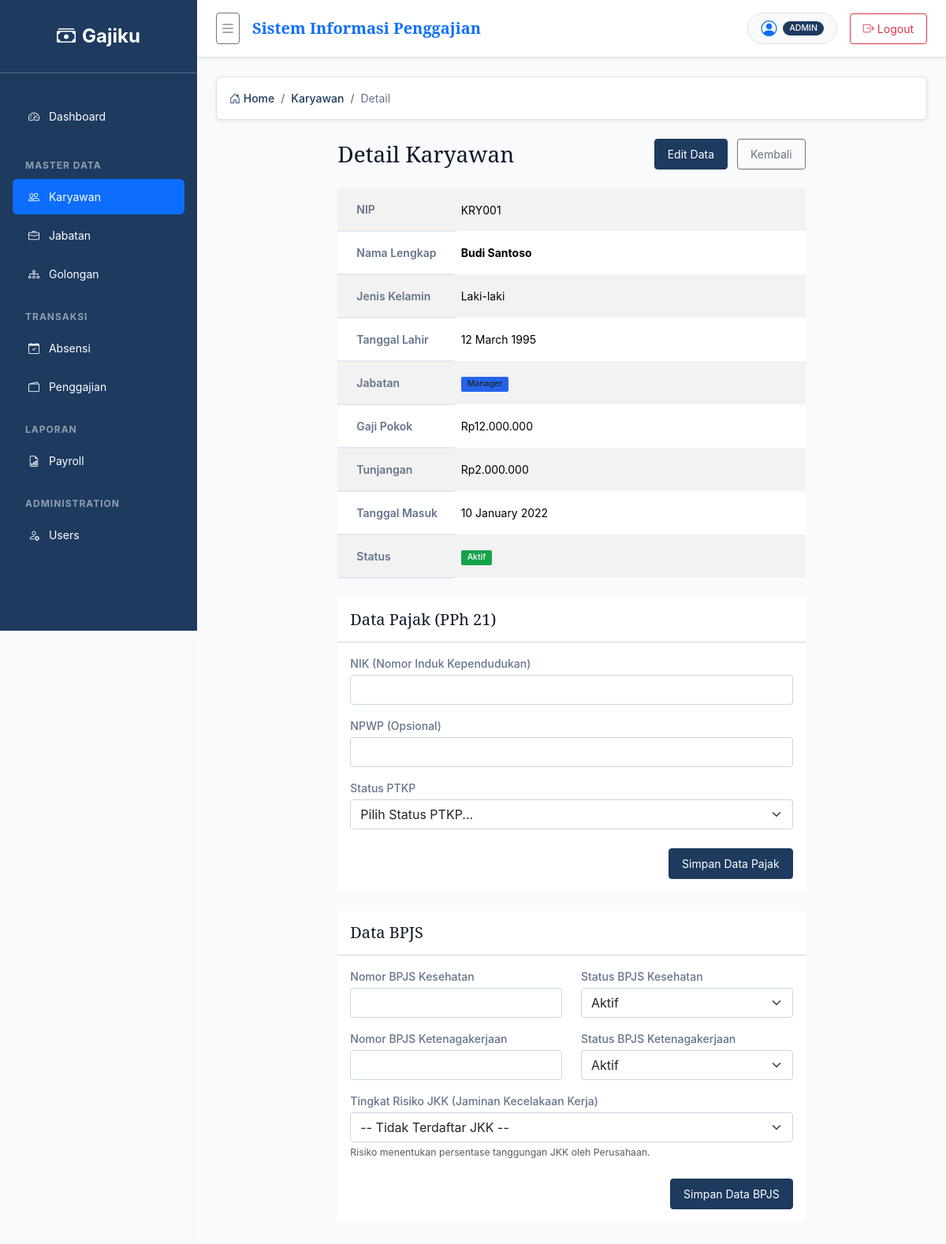
The page /?page=karyawan/detail&id=1 (signed in) on the database its author committed.
### tables this page shows
CREATE TABLE IF NOT EXISTS karyawan (
    id INT UNSIGNED AUTO_INCREMENT PRIMARY KEY,
    nip VARCHAR(30) NOT NULL UNIQUE,
    nama VARCHAR(100) NOT NULL,
    jenis_kelamin ENUM('L', 'P') NOT NULL,
    tanggal_lahir DATE NOT NULL,
    tanggal_masuk DATE NOT NULL,
    jabatan_id INT UNSIGNED NOT NULL,
    golongan_id INT UNSIGNED NOT NULL,
    status ENUM('Aktif', 'Nonaktif') NOT NULL DEFAULT 'Aktif',
    created_at TIMESTAMP NOT NULL DEFAULT CURRENT_TIMESTAMP,
    updated_at TIMESTAMP NOT NULL DEFAULT CURRENT_TIMESTAMP ON UPDATE CURRENT_TIMESTAMP,
    CONSTRAINT fk_karyawan_jabatan
        FOREIGN KEY (jabatan_id) REFERENCES jabatan(id)
        ON UPDATE CASCADE
        ON DELETE RESTRICT,
    CONSTRAINT fk_karyawan_golongan
        FOREIGN KEY (golongan_id) REFERENCES golongan(id)
        ON UPDATE CASCADE
        ON DELETE RESTRICT
);

CREATE TABLE IF NOT EXISTS jabatan (
    id INT UNSIGNED AUTO_INCREMENT PRIMARY KEY,
    nama_jabatan VARCHAR(100) NOT NULL,
    gaji_pokok DECIMAL(15,2) NOT NULL,
    tunjangan_default DECIMAL(15,2) NOT NULL DEFAULT 0,
    created_at TIMESTAMP NOT NULL DEFAULT CURRENT_TIMESTAMP,
    updated_at TIMESTAMP NOT NULL DEFAULT CURRENT_TIMESTAMP ON UPDATE CURRENT_TIMESTAMP
);

### app/includes/auth.php (called while the page is built, shortened)
<?php
function isAuthenticated(): bool
{
    return isset($_SESSION['user']) && is_array($_SESSION['user']);
}
function currentUser(): ?array
{
    return isAuthenticated() ? $_SESSION['user'] : null;
}

### app/includes/karyawan.php (called while the page is built, shortened)
<?php
function fetchKaryawanById(PDO $pdo, int $id): ?array
{
    $stmt = $pdo->prepare(
        'SELECT k.*, j.nama_jabatan, j.gaji_pokok, j.tunjangan_default
         FROM karyawan k
         LEFT JOIN jabatan j ON k.jabatan_id = j.id
         WHERE k.id = :id
         LIMIT 1'
    );
    $stmt->execute([':id' => $id]);
    $karyawan = $stmt->fetch();
    return $karyawan === false ? null : $karyawan;
}

### app/includes/jabatan.php (called while the page is built, shortened)
<?php
function formatCurrency(float $amount): string
{
    return 'Rp' . number_format($amount, 0, ',', '.');
}

### app/includes/pajak.php (called while the page is built, shortened)
<?php
function getTaxProfile(PDO $pdo, int $karyawanId): ?array {
    $stmt = $pdo->prepare('SELECT * FROM data_pajak_karyawan WHERE karyawan_id = ?');
    $stmt->execute([$karyawanId]);
    $result = $stmt->fetch(PDO::FETCH_ASSOC);
    return $result ?: null;
}

### app/pages/karyawan/detail.php (the view, shortened to what this page needs)
<?php
require_once dirname(__DIR__, 2) . '/includes/auth.php';
require_once dirname(__DIR__, 2) . '/includes/karyawan.php';
require_once dirname(__DIR__, 2) . '/includes/jabatan.php';
require_once dirname(__DIR__, 2) . '/includes/pajak.php';
$user = currentUser();
$id = filter_input(INPUT_GET, 'id', FILTER_VALIDATE_INT);
$pdo = getPDO();
$karyawan = fetchKaryawanById($pdo, $id);
$taxProfile = getTaxProfile($pdo, $id);
$stmtBpjs = $pdo->prepare('SELECT * FROM data_bpjs_karyawan WHERE karyawan_id = ?');
$stmtBpjs->execute([$id]);
$bpjsProfile = $stmtBpjs->fetch(PDO::FETCH_ASSOC);
?>
<div class="row justify-content-center">
    <div class="col-md-8">
        <div class="d-flex justify-content-between align-items-center mb-4">
            <h1 class="h3 mb-0">Detail Karyawan</h1>
            <div>
                <?php if ($user['role'] === 'ADMIN'): ?>
                <a href="/?page=karyawan/edit&id=<?= $karyawan['id'] ?>" class="btn btn-primary me-2">Edit Data</a>
                <?php endif; ?>
                <a href="/?page=karyawan/index" class="btn btn-outline-secondary">Kembali</a>
            </div>
        </div>
        <div class="card border-0 shadow-sm">
            <div class="card-body p-0">
                <table class="table table-borderless table-striped m-0">
                    <tbody>
                        <tr>
                            <th class="ps-4 w-25 py-3">NIP</th>
                            <td class="py-3"><?= htmlspecialchars($karyawan['nip'], ENT_QUOTES, 'UTF-8') ?></td>
                        </tr>
                        <tr>
                            <th class="ps-4 py-3">Nama Lengkap</th>
                            <td class="py-3 fw-bold"><?= htmlspecialchars($karyawan['nama'], ENT_QUOTES, 'UTF-8') ?></td>
                        </tr>
                        <tr>
                            <th class="ps-4 py-3">Jenis Kelamin</th>
                            <td class="py-3"><?= $karyawan['jenis_kelamin'] === 'L' ? 'Laki-laki' : 'Perempuan' ?></td>
                        </tr>
                        <tr>
                            <th class="ps-4 py-3">Tanggal Lahir</th>
                            <td class="py-3"><?= date('d F Y', strtotime($karyawan['tanggal_lahir'])) ?></td>
                        </tr>
                        <tr>
                            <th class="ps-4 py-3">Jabatan</th>
                            <td class="py-3">
                                <span class="badge bg-info text-dark"><?= htmlspecialchars((string) $karyawan['nama_jabatan'], ENT_QUOTES, 'UTF-8') ?></span>
                            </td>
                        </tr>
                        <tr>
                            <th class="ps-4 py-3">Gaji Pokok</th>
                            <td class="py-3"><?= formatCurrency((float) $karyawan['gaji_pokok']) ?></td>
                        </tr>
                        <tr>
                            <th class="ps-4 py-3">Tunjangan</th>
                            <td class="py-3"><?= formatCurrency((float) $karyawan['tunjangan_default']) ?></td>
                        </tr>
                        <tr>
                            <th class="ps-4 py-3">Tanggal Masuk</th>
                            <td class="py-3"><?= date('d F Y', strtotime($karyawan['tanggal_masuk'])) ?></td>
                        </tr>
                        <tr>
                            <th class="ps-4 py-3">Status</th>
                            <td class="py-3">
                                <?php if ($karyawan['status'] === 'Aktif'): ?>
                                    <span class="badge bg-success">Aktif</span>
                                <?php else: ?>
                                    <span class="badge bg-secondary">Nonaktif</span>
                                <?php endif; ?>
                            </td>
                        </tr>
                    </tbody>
                </table>
            </div>
        </div>
        <div class="card border-0 shadow-sm mt-4">
            <div class="card-header bg-white py-3">
                <h5 class="mb-0">Data Pajak (PPh 21)</h5>
            </div>
            <div class="card-body">
                <form action="/?action=pajak/store" method="post">
                    <div class="mb-3">
                        <label for="nik" class="form-label">NIK (Nomor Induk Kependudukan)</label>
                        <input type="text" class="form-control" id="nik" name="nik" required
                               value="<?= htmlspecialchars($taxProfile['nik'] ?? '', ENT_QUOTES) ?>"
                               <?= !in_array($user['role'], ['ADMIN', 'HR'], true) ? 'readonly' : '' ?>>
                    </div>
                    <div class="mb-3">
                        <label for="npwp" class="form-label">NPWP (Opsional)</label>
                        <input type="text" class="form-control" id="npwp" name="npwp"
                               value="<?= htmlspecialchars($taxProfile['npwp'] ?? '', ENT_QUOTES) ?>"
                               <?= !in_array($user['role'], ['ADMIN', 'HR'], true) ? 'readonly' : '' ?>>
                    </div>
                    <div class="mb-3">
                        <label for="status_ptkp" class="form-label">Status PTKP</label>
                        <?php if (in_array($user['role'], ['ADMIN', 'HR'], true)): ?>
                        <select class="form-select" id="status_ptkp" name="status_ptkp" required>
                            <option value="">Pilih Status PTKP...</option>
                        </select>
                        <?php else: ?>
                        <input type="text" class="form-control" readonly value="<?= htmlspecialchars($taxProfile['status_ptkp'] ?? '-', ENT_QUOTES) ?>">
                        <?php endif; ?>
                    </div>
                    <?php if (in_array($user['role'], ['ADMIN', 'HR'], true)): ?>
                    <div class="text-end mt-4">
                        <button type="submit" class="btn btn-primary">
                            <?= $taxProfile ? 'Update Data Pajak' : 'Simpan Data Pajak' ?>
                        </button>
                    </div>
                    <?php endif; ?>
                </form>
            </div>
        </div>
        <div class="card border-0 shadow-sm mt-4 mb-4" id="bpjs-section">
            <div class="card-header bg-white py-3">
                <h5 class="mb-0">Data BPJS</h5>
            </div>
            <div class="card-body">
                <form action="/?action=bpjs/store" method="post">
                    <div class="row">
                        <div class="col-md-6 mb-3">
                            <label for="nomor_kesehatan" class="form-label">Nomor BPJS Kesehatan</label>
                            <input type="text" class="form-control" id="nomor_kesehatan" name="nomor_kesehatan"
                                   value="<?= htmlspecialchars($bpjsProfile['nomor_kesehatan'] ?? '', ENT_QUOTES) ?>"
                                   <?= $user['role'] !== 'ADMIN' && $user['role'] !== 'HR' ? 'readonly' : '' ?>>
                        </div>
                        <div class="col-md-6 mb-3">
                            <label for="status_kesehatan" class="form-label">Status BPJS Kesehatan</label>
                            <?php if ($user['role'] === 'ADMIN' || $user['role'] === 'HR'): ?>
                            <select class="form-select" id="status_kesehatan" name="status_kesehatan">
                                <option value="AKTIF" <?= ($bpjsProfile['status_kesehatan'] ?? '') === 'AKTIF' ? 'selected' : '' ?>>Aktif</option>
                            </select>
                            <?php else: ?>
                            <input type="text" class="form-control" readonly value="<?= ($bpjsProfile['status_kesehatan'] ?? 'AKTIF') === 'AKTIF' ? 'Aktif' : 'Tidak Aktif' ?>">
                            <?php endif; ?>
                        </div>
                    </div>
                    <div class="row">
                        <div class="col-md-6 mb-3">
                            <label for="nomor_ketenagakerjaan" class="form-label">Nomor BPJS Ketenagakerjaan</label>
                            <input type="text" class="form-control" id="nomor_ketenagakerjaan" name="nomor_ketenagakerjaan"
                                   value="<?= htmlspecialchars($bpjsProfile['nomor_ketenagakerjaan'] ?? '', ENT_QUOTES) ?>"
                                   <?= $user['role'] !== 'ADMIN' && $user['role'] !== 'HR' ? 'readonly' : '' ?>>
                        </div>
                        <div class="col-md-6 mb-3">
                            <label for="status_ketenagakerjaan" class="form-label">Status BPJS Ketenagakerjaan</label>
                            <?php if ($user['role'] === 'ADMIN' || $user['role'] === 'HR'): ?>
                            <select class="form-select" id="status_ketenagakerjaan" name="status_ketenagakerjaan">
                                <option value="AKTIF" <?= ($bpjsProfile['status_ketenagakerjaan'] ?? '') === 'AKTIF' ? 'selected' : '' ?>>Aktif</option>
                            </select>
                            <?php else: ?>
                            <input type="text" class="form-control" readonly value="<?= ($bpjsProfile['status_ketenagakerjaan'] ?? 'AKTIF') === 'AKTIF' ? 'Aktif' : 'Tidak Aktif' ?>">
                            <?php endif; ?>
                        </div>
                    </div>
                    <div class="mb-3">
                        <label for="risk_level_jkk" class="form-label">Tingkat Risiko JKK (Jaminan Kecelakaan Kerja)</label>
                        <?php if ($user['role'] === 'ADMIN' || $user['role'] === 'HR'): ?>
                        <select class="form-select" id="risk_level_jkk" name="risk_level_jkk">
                            <option value="">-- Tidak Terdaftar JKK --</option>
                        </select>
                        <div class="form-text">Risiko menentukan persentase tanggungan JKK oleh Perusahaan.</div>
                        <?php else: ?>
                        <input type="text" class="form-control" readonly value="<?= htmlspecialchars($bpjsProfile['risk_level_jkk'] ?? 'Tidak Terdaftar', ENT_QUOTES) ?>">
                        <?php endif; ?>
                    </div>
                    <?php if ($user['role'] === 'ADMIN' || $user['role'] === 'HR'): ?>
                    <div class="text-end mt-4">
                        <button type="submit" class="btn btn-primary">
                            <?= $bpjsProfile ? 'Update Data BPJS' : 'Simpan Data BPJS' ?>
                        </button>
                    </div>
                    <?php endif; ?>
                </form>
            </div>
        </div>
    </div>
</div>

### public/assets/css/style.css (style rules this page uses)
:root { --primary-color: #1E3A5F; --secondary-color: #6B7280; --tertiary-color: #2563EB; --bg-color: #F8FAFC; --surface-color: #FFFFFF; --border-color: #E2E8F0; --input-border: #CBD5E1; --success-color: #16A34A; --warning-color: #CA8A04; --error-color: #DC2626; --info-color: #2563EB; --text-primary: #0F172A; --text-secondary: #64748B; }
body { background-color: var(--bg-color); color: var(--text-primary); font-family: 'Inter', 'Open Sans', sans-serif; font-size: 14px; }
h1, h2, h3, h4, h5, h6 { font-family: 'Noto Serif', 'Nunito', serif; color: var(--text-primary); }
h1 { font-size: 32px; }
.card { background-color: var(--surface-color); border: 1px solid var(--border-color); border-radius: 4px; box-shadow: none !important; }
.card-body { padding: 16px; }
.btn { border-radius: 4px; font-size: 14px; padding: 8px 16px; }
.btn-primary { background-color: var(--primary-color); border-color: var(--primary-color); color: white; }
.table { border-radius: 0; }
.table th { padding: 12px; color: var(--text-secondary); font-weight: 600; border-bottom: 2px solid var(--border-color); }
.table td { padding: 8px; vertical-align: middle; height: 40px; }
.form-control, .form-select { border-radius: 4px; border-color: var(--input-border); }
.form-label { font-weight: 500; color: var(--text-secondary); margin-bottom: 4px; }
.badge { border-radius: 2px; font-weight: 500; padding: 4px 8px; }
.bg-success { background-color: var(--success-color) !important; }
.bg-info { background-color: var(--info-color) !important; }

### rows shown on the page
karyawan: nip "KRY001", nama "Budi Santoso", tanggal_lahir "12 March 1995", jabatan.nama_jabatan "Manager", jabatan.gaji_pokok "Rp12.000.000", jabatan.tunjangan_default "Rp2.000.000", tanggal_masuk "10 January 2022"

### other values the page prints
$user['role'] "ADMIN"
$name "Karyawan"
$name "Detail"
